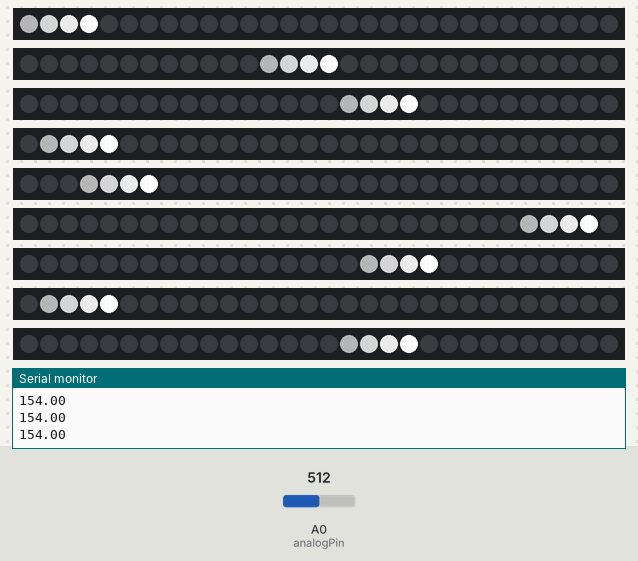
A sketch run on a simulated Arduino Uno, built with avr-gcc and run on an emulated ATmega328P. Shown: 9 × 30 RGB LEDs in strip order, left to right, the last lines printed to the serial monitor. The test bench sets the inputs (shaded band); at power-on: A0 (analogPin) = 512. Random numbers use the default seed unless the sketch sets one.

Above: at 1.2 s.
1.3 s: A0 (analogPin) set to 122
At 1.36 s:
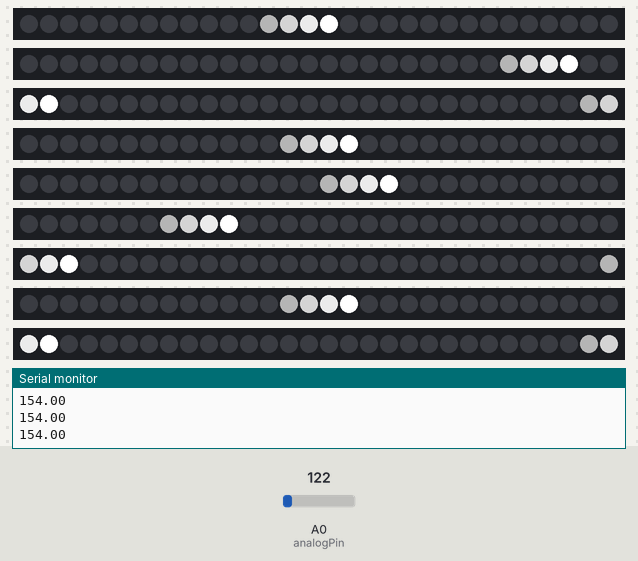
2.9 s: A0 (analogPin) set to 265
5.9 s: A0 (analogPin) set to 306
At 7.05 s:
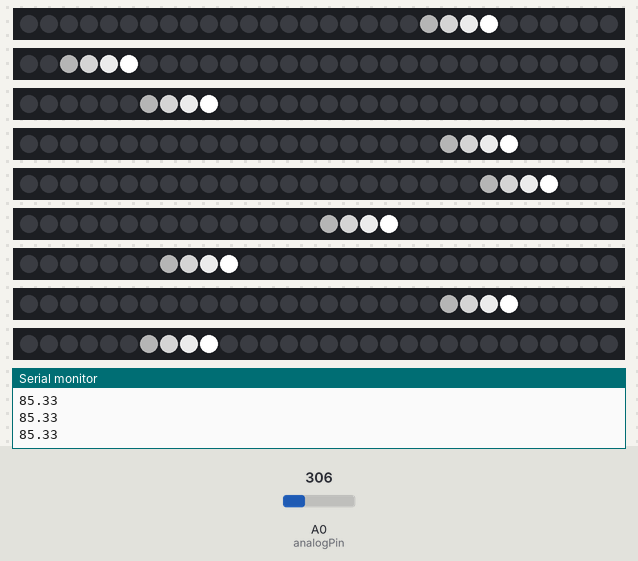
Timing chart, 0 to 8.9 s (numbered marks = the images above; inputs shaded):
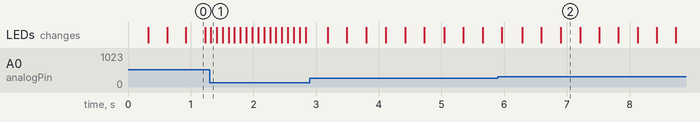

The sketch:

lightstrips__.ino
```cpp
#include <Adafruit_NeoPixel.h>

#define PIN 6
#define LENGTH_OF_TAIL 4
#define NUMBER_OF_LEDS 30
#define MAX_8_BIT_VALUE 255

Adafruit_NeoPixel strip2 = Adafruit_NeoPixel(NUMBER_OF_LEDS, 2, NEO_GRB + NEO_KHZ800);
Adafruit_NeoPixel strip3 = Adafruit_NeoPixel(NUMBER_OF_LEDS, 3, NEO_GRB + NEO_KHZ800);
Adafruit_NeoPixel strip4 = Adafruit_NeoPixel(NUMBER_OF_LEDS, 4, NEO_GRB + NEO_KHZ800);
Adafruit_NeoPixel strip5 = Adafruit_NeoPixel(NUMBER_OF_LEDS, 5, NEO_GRB + NEO_KHZ800);
Adafruit_NeoPixel strip6 = Adafruit_NeoPixel(NUMBER_OF_LEDS, 6, NEO_GRB + NEO_KHZ800);
Adafruit_NeoPixel strip7 = Adafruit_NeoPixel(NUMBER_OF_LEDS, 7, NEO_GRB + NEO_KHZ800);
Adafruit_NeoPixel strip8 = Adafruit_NeoPixel(NUMBER_OF_LEDS, 8, NEO_GRB + NEO_KHZ800);
Adafruit_NeoPixel strip9 = Adafruit_NeoPixel(NUMBER_OF_LEDS, 9, NEO_GRB + NEO_KHZ800);
Adafruit_NeoPixel strip10 = Adafruit_NeoPixel(NUMBER_OF_LEDS, 10, NEO_GRB + NEO_KHZ800);

Adafruit_NeoPixel strips[9] = {strip2, strip3, strip4, strip5, strip6, strip7, strip8, strip9, strip10};

int brightestPixels[9];
float delayTimesArray[8];

#define NUMSTRIPS (sizeof(strips)/sizeof(strips[0]))

int pixelNumber;
int colorValue;

float minDelay;
float maxDelay;

int analogPin = A0;

unsigned long previousMillis = 0;
unsigned long interval;

void setup() {
  Serial.begin(9600);

//  randomSeed(analogRead(1));

  minDelay = 30;
  maxDelay = 2000;

  for (int stripNumber = 0; stripNumber < NUMSTRIPS; stripNumber++) {
    brightestPixels[stripNumber] = random(0, NUMBER_OF_LEDS);
    strips[stripNumber].begin();
    strips[stripNumber].show();
  }
}

void loop() {
  int sensorValue = analogRead(A0);
  long delayTime = long(clamp((20000/clamp(sensorValue-50,1,1023)/3), minDelay, maxDelay));

  Serial.println(clamp(sensorValue-50,1,1023)/3);

  unsigned long currentMillis = millis();

  if (currentMillis - previousMillis >= delayTime) {
    previousMillis = currentMillis;
      for (int stripNumber = 0; stripNumber < NUMSTRIPS; stripNumber++) {
        for (int i=0; i<=LENGTH_OF_TAIL; i++)  {
          float attenuation = i * (256 / LENGTH_OF_TAIL);
          int scale = clamp(int(256 - attenuation), 0, 255);
          int target = (NUMBER_OF_LEDS + brightestPixels[stripNumber] - i) % NUMBER_OF_LEDS;
          strips[stripNumber].setPixelColor(target, scale, scale, scale);
        }

        strips[stripNumber].show();
        brightestPixels[stripNumber] = (brightestPixels[stripNumber] + 1) % NUMBER_OF_LEDS;
      }
  }
}

inline float clamp(float x, float a, float b){
    return x < a ? a : (x > b ? b : x);
}
```
